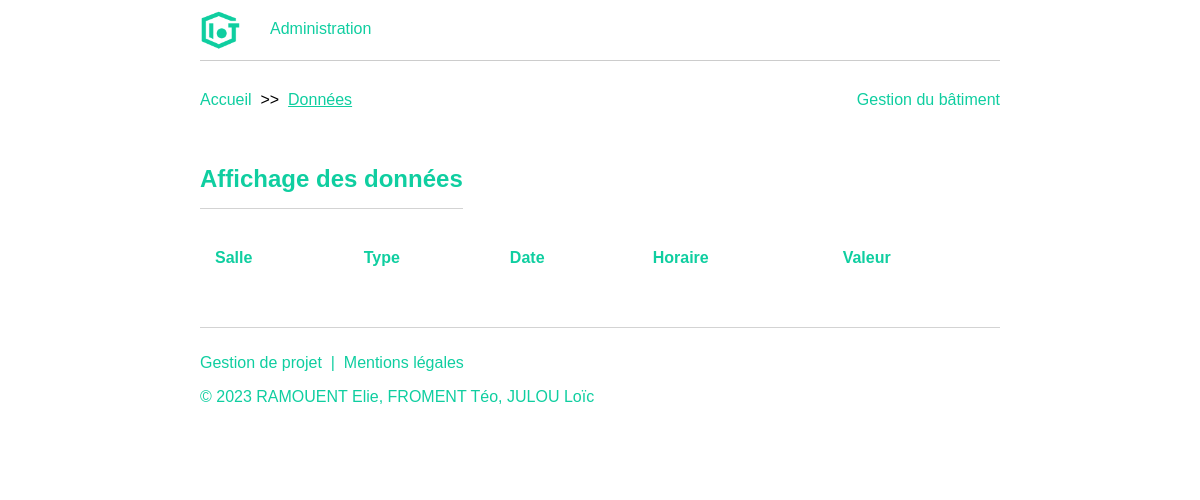
The app's page /sensors.php, older data.
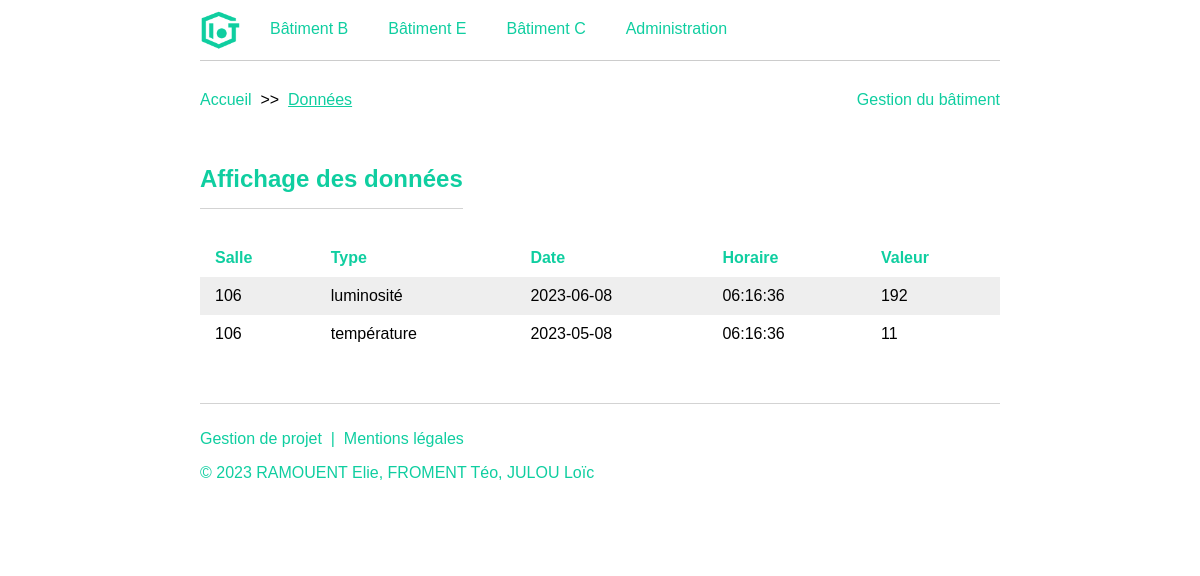
The same page, newer data.
### tables this page shows
CREATE TABLE `Batiment` (
  `id_bat` tinyint(4) NOT NULL,
  `nom_bat` varchar(1) NOT NULL,
  `login_gest` varchar(25) NOT NULL,
  `password_gest` varchar(64) NOT NULL
);

### inc/functions.php (the view, shortened to what this page needs)
<?php
	function html_header($title, $description) {
		echo "<!DOCTYPE html>
		<html>
		<head>
			<meta charset='utf-8'>
			<meta name='viewport' content='width=device-width, initial-scale=1'>
			<meta name='description' content=\"$description\">
			<meta name='author' content='RAMOUNET Elie, JULOU Loïc, FROMENT Téo'>
			<link type='text/css' rel='stylesheet' href='css/style.css'>
			<title>$title</title>
		</head>
		<body>";
	}
	function html_nav($buildings) {
		$nav = '<nav class="flex">
		<img alt="Logo d\'IoT" src="./img/logo.png" class="logo">';
		foreach($buildings as $building)
			$nav = $nav . '<a href="sensors.php?b=' . $building[0] . '">Bâtiment ' . $building[1] . '</a>';
		$nav = $nav . '<a href="admin.php">Administration</a>';
		echo $nav . '</nav>';
	}
	function html_footer() {
		echo "<footer>
		<p><a href='projet.php'>Gestion de projet</a>&nbsp; | &nbsp;<a href='legal.php'>Mentions légales</a>
			<p>&copy; 2023 RAMOUENT Elie, FROMENT Téo, JULOU Loïc</p>
			</footer>
		</body>
		</html>";
	}
?>

### sensors.php (shortened to what this page needs)
<?php
	require('inc/db.php');
	require('inc/functions.php');
  $buildings_query = mysqli_query($db, 'SELECT id_bat, nom_bat FROM Batiment');
	$buildings = mysqli_fetch_all($buildings_query);
  html_header(
    'SAE 23 - Affichage des données',
    'Affichage des données de capteurs d\'un bâtiment'
  );
  html_nav($buildings);
?>
<p>
  <a href="index.php" title="Retour à l'accueil">Accueil</a> &nbsp;>>&nbsp;
  <a href="#" title="Données">Données</a>
  <a class="management-link" href="management.php">Gestion du bâtiment</a></p>
<h2 class='title'>Affichage des données</h2>
<main>
  <div class='table-responsive'>
    <table>
      <tr>
        <th>Salle</th><th>Type</th><th>Date</th><th>Horaire</th><th>Valeur</th>
      </tr>
    <?php
      $data = mysqli_query(
        $db,
        'SELECT Mesure.id_capt, Capteur.nom_capt, date_mes, horaire_mes, valeur_mes
        FROM Mesure
        INNER JOIN Capteur
        ON Mesure.id_capt = Capteur.id_capt
        WHERE Capteur.id_bat = ' . $_SESSION['b'] . ' GROUP BY Mesure.id_capt'
      );
      while ($ligne = mysqli_fetch_assoc($data))
      {
        ?>
        <tr>
          <td><?php echo substr($ligne['nom_capt'], 1, 3) ?></td>
          <td><?php echo substr($ligne['nom_capt'], 5) ?></td>
          <td><?php echo $ligne['date_mes'] ?></td>
          <td><?php echo $ligne['horaire_mes'] ?></td>
          <td><?php echo $ligne['valeur_mes'] ?></td>
        </tr>
        <?php
      }
    ?>
    </table>
  </div>
</main>
<?php
  html_footer();
?>

Row changes from the older to the newer data that the page shows:
added batiment: nom_bat "B"
added batiment: nom_bat "E"
added batiment: nom_bat "C"
Text that changed along with them:
text now shown: "Bâtiment Bâtiment Bâtiment"
new list line: "106 luminosité 2023-06-08 06:16:36 192"
new list line: "106 température 2023-05-08 06:16:36 11"
